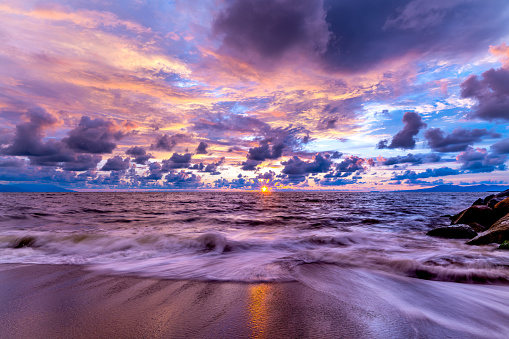
#> input picture sky.jpg, 509 x 339 px, found by its file name
$ python Cartoonizer.py
#> lines starting #> are read from the running program, lines starting #| are printed output that depends on the picture; after the words box and inside, x2 and y2 are one past the last pixel; in counts of white or black regions, pixels touching at a corner belong together
import cv2
import numpy as np
# Load the image
img = cv2.imread('Image/sky.jpg')
#> img is the input picture: shape (339, 509, 3); mean B, G, R 151.6, 111.4, 136.3
# Convert the image to grayscale
gray = cv2.cvtColor(img, cv2.COLOR_BGR2GRAY)
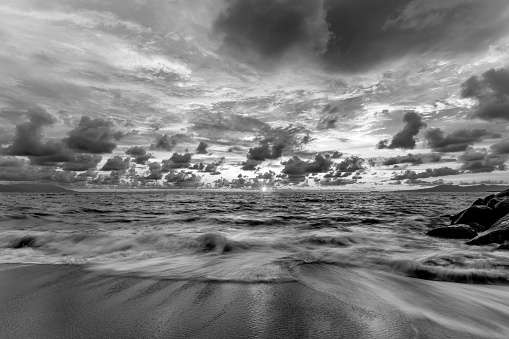
#> gray: shape (339, 509); min 0, max 255, mean 123.4
# Apply median blur to reduce noise
gray = cv2.medianBlur(gray, 5)
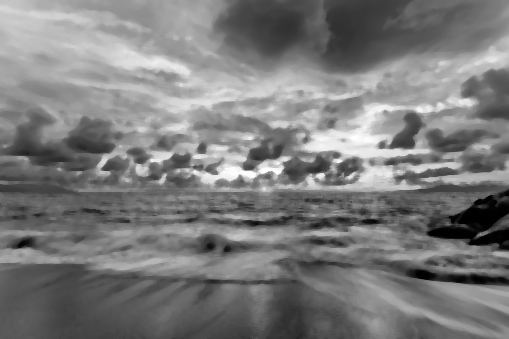
#> gray: shape (339, 509); min 0, max 254, mean 123.3
# Detect edges using adaptive thresholding
edges = cv2.adaptiveThreshold(
    gray, 255, cv2.ADAPTIVE_THRESH_MEAN_C, cv2.THRESH_BINARY, 9, 9)
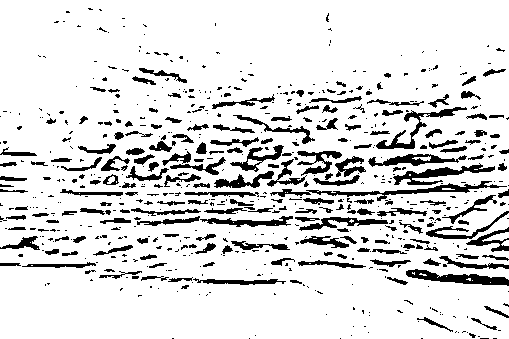
#> edges: shape (339, 509); 86.4% white; 646 black regions (447 under 20 px), largest, box (x1, y1, x2, y2) and area: (270, 181, 507, 201) 941, (406, 269, 509, 286) 797, (393, 163, 495, 185) 729
edges = cv2.morphologyEx(edges, cv2.MORPH_OPEN, np.ones((3,3), np.uint8))
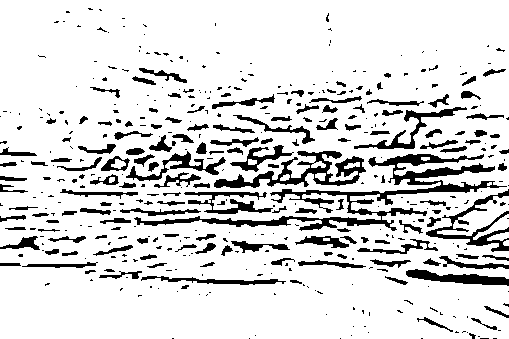
#> edges: shape (339, 509); 85.4% white; 436 black regions (281 under 20 px), largest, box (x1, y1, x2, y2) and area: (134, 154, 507, 231) 4544, (214, 151, 366, 188) 1818, (426, 189, 509, 252) 1151
# Convert the image to color
color = cv2.bilateralFilter(img, 5, 200, 300)
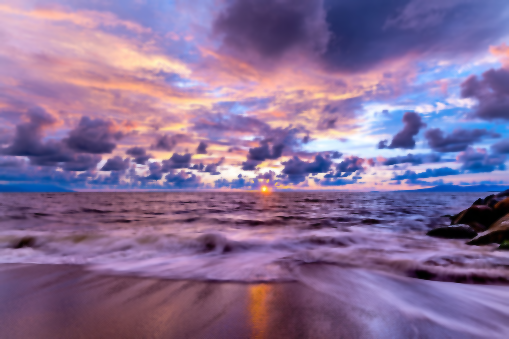
#> color: shape (339, 509, 3); mean B, G, R 151.6, 111.4, 136.2
# Combine the color image with the edges mask
cartoon = cv2.bitwise_and(color, color, mask=edges)
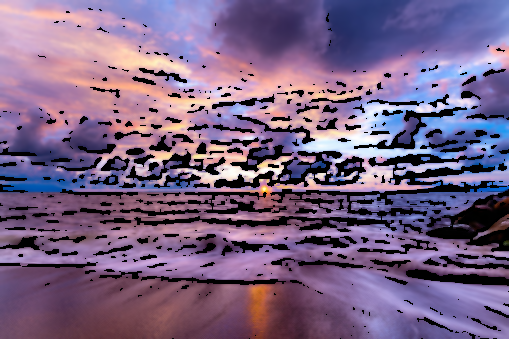
#> cartoon: shape (339, 509, 3); mean B, G, R 132.3, 98.9, 121.7

# 이미지의 원래 크기 구하기
(h, w) = cartoon.shape[:2]
#> h = 339; w = 509

# 원하는 너비 설정
new_width = 800

# 비율을 유지하며 새로운 높이 계산 (원본 높이/원본 너비 비율)
new_height = int((new_width / w) * h)
#> new_height = 532

# 이미지 리사이즈
cartoon_resize = cv2.resize(cartoon, (new_width, new_height))
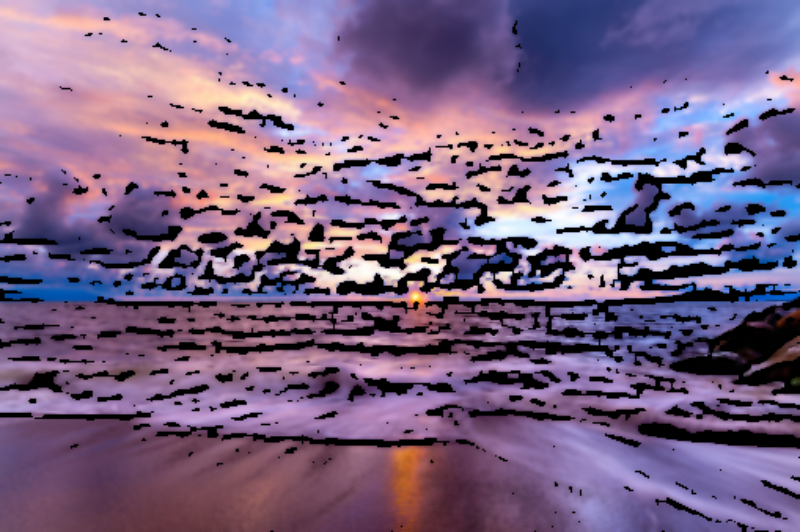
#> cartoon_resize: shape (532, 800, 3); mean B, G, R 132.2, 98.8, 121.6

cv2.imshow("Cartoon", cartoon_resize)
cv2.waitKey(0)
cv2.destroyAllWindows()

$ run again, with tree.jpg copied over sky.jpg
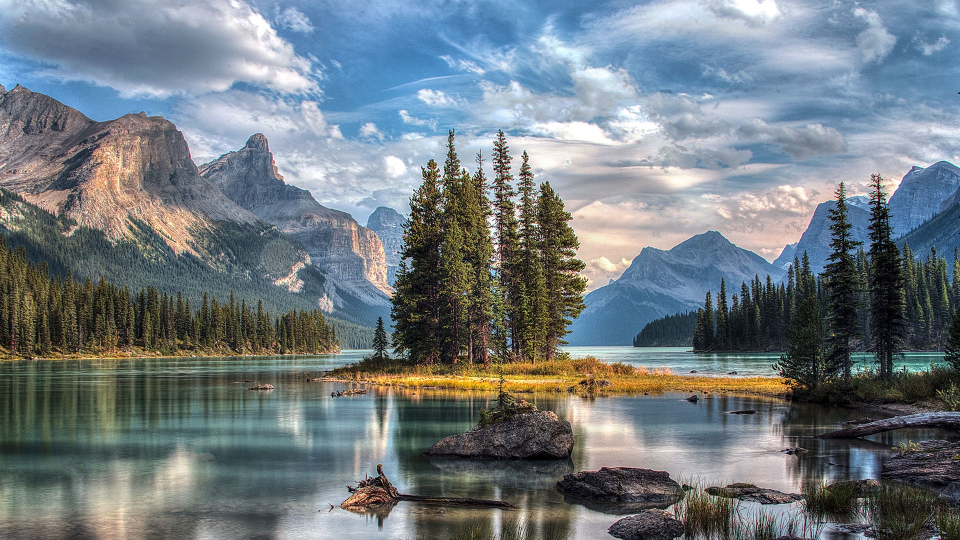
#> input picture tree.jpg, 1920 x 1080 px, found by its file name (shown at 1/2 size)
#> img is the input picture: shape (1080, 1920, 3); mean B, G, R 128.7, 122.8, 113.1
#> `edges = cv2.adaptiveThreshold( gray, 255, cv2.ADAPTIVE_THRESH_MEAN_C, ..`:
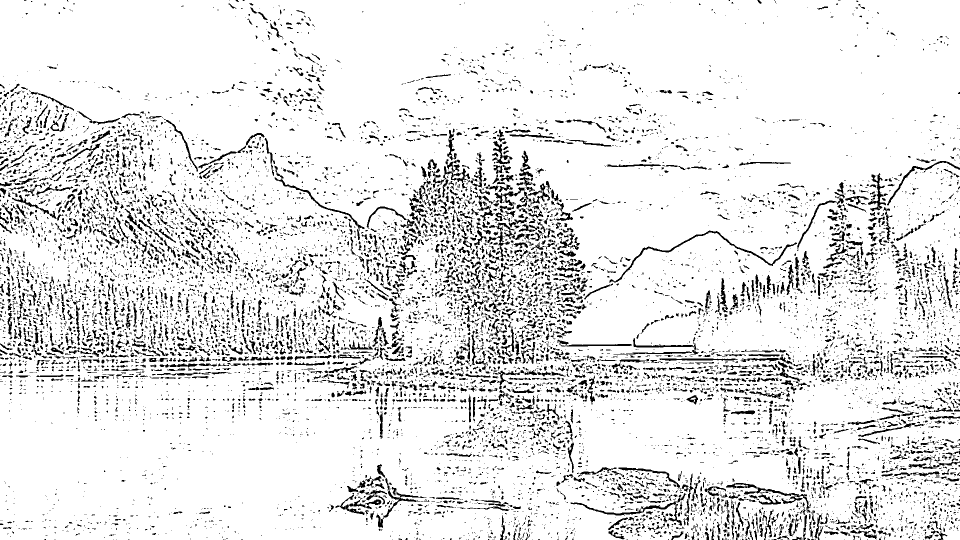
#> edges: shape (1080, 1920) (shown at 1/2 size); 89.8% white; 11776 black regions (9236 under 20 px), largest, box (x1, y1, x2, y2) and area: (1218, 461, 1594, 566) 1597, (1452, 966, 1621, 1026) 1261, (1141, 1001, 1364, 1051) 1149
#> `cartoon_resize = cv2.resize(cartoon, (new_width, new_height))`:
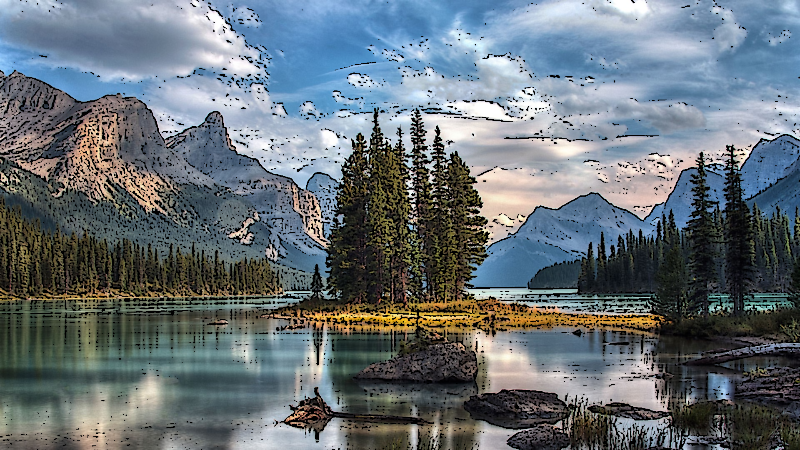
#> cartoon_resize: shape (450, 800, 3); mean B, G, R 120, 113.5, 103.7

$ run again, with filtering tree.png saved as sky.jpg
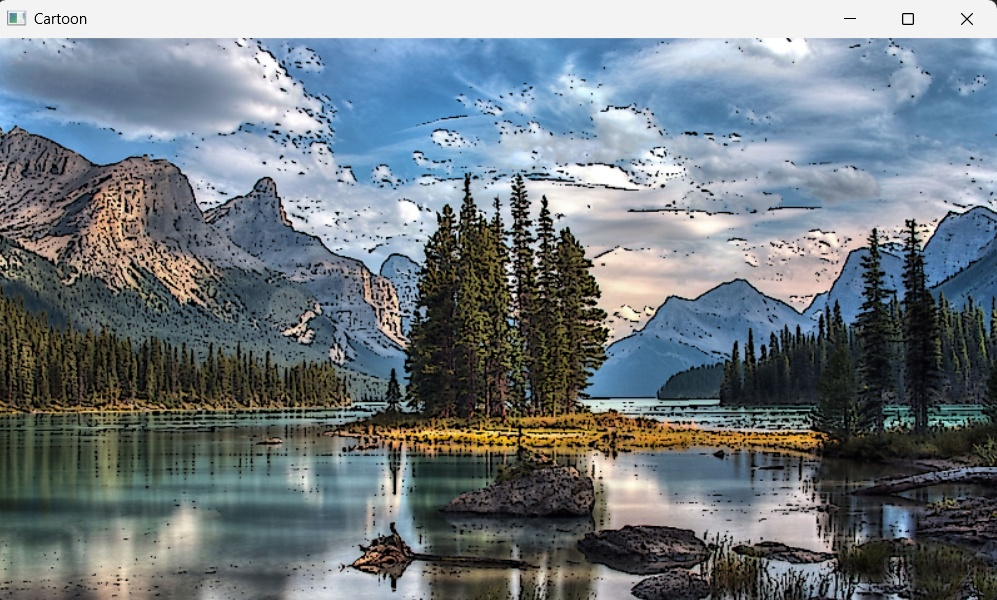
#> input picture filtering tree.png, 997 x 600 px, found by its file name
#> img is the input picture: shape (600, 997, 3); mean B, G, R 127.9, 121.7, 112.5
#> `edges = cv2.adaptiveThreshold( gray, 255, cv2.ADAPTIVE_THRESH_MEAN_C, ..`:
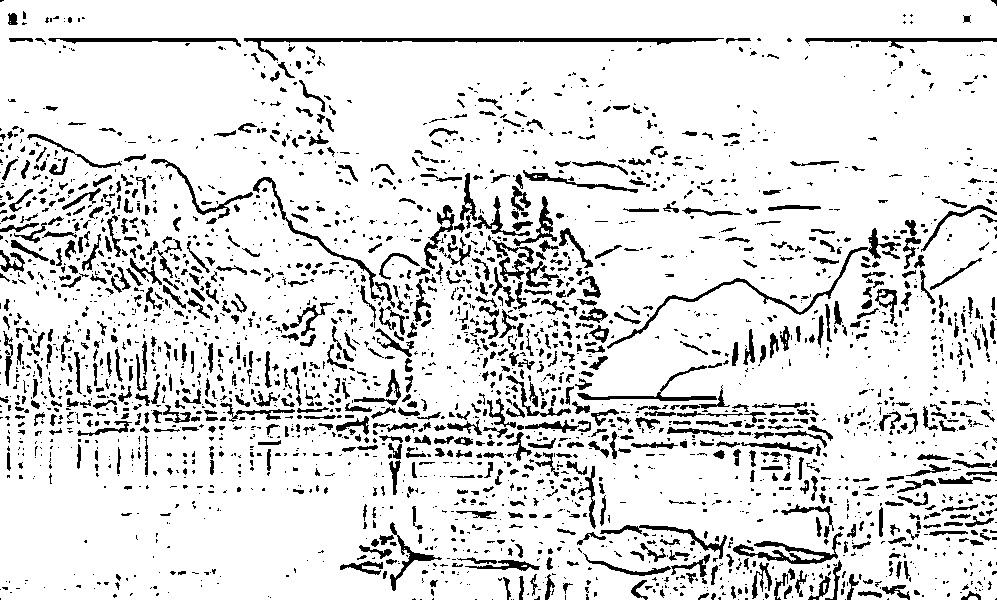
#> edges: shape (600, 997); 87.3% white; 2791 black regions (1923 under 20 px), largest, box (x1, y1, x2, y2) and area: (244, 38, 724, 61) 1947, (607, 247, 868, 349) 1054, (733, 532, 843, 564) 947
#> `cartoon_resize = cv2.resize(cartoon, (new_width, new_height))`:
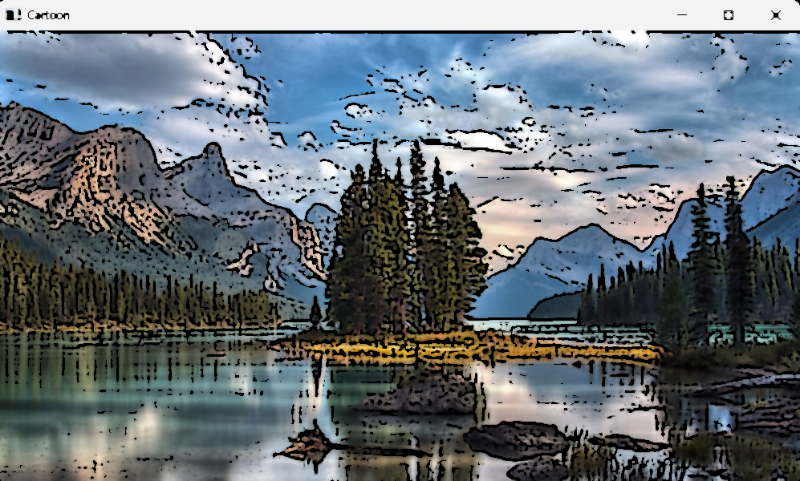
#> cartoon_resize: shape (481, 800, 3); mean B, G, R 119.1, 112.9, 104
